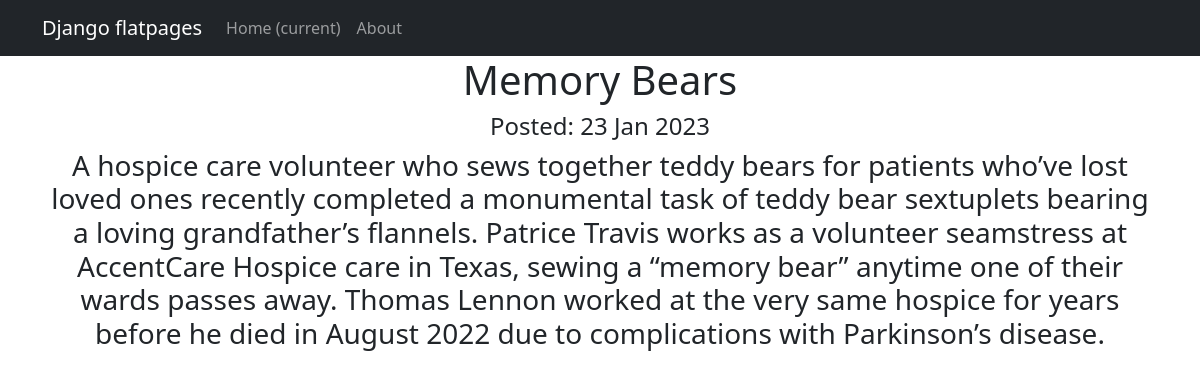
Screenshot of /news/1 with the database file from the repository.
### NewsPortal/models.py (models this page shows, shortened)
class Post(models.Model):
    post = 'Post'
    news = 'News'
    POST_OR_NEWS = [
        (post, 'Post'),
        (news, 'News')
    ]
    author = models.ForeignKey(Author, on_delete=models.CASCADE)
    post_or_news = models.CharField(max_length=4, choices=POST_OR_NEWS, default=post)
    pub_date = models.DateTimeField(auto_now_add=True)
    category = models.ManyToManyField('Category', through='PostCategory')
    headline = models.CharField(max_length=255, blank=False)
    text = models.TextField(blank=False)
    rating = models.FloatField(default=0.0)

### NewsPortal/views.py (the view)
# urls.py: path('<int:pk>', PostDetail.as_view(), name='post_detail'),
class PostDetail(DetailView):
    model = Post
    template_name = 'news.html'
    context_object_name = 'post'

### NewsPortal/templatetags/custom_filters.py (called while the page is built)
def substring(user_word):
    for swear_word in SWEAR_WORDS:
        if swear_word in user_word.lower():
            return True
    else:
        return False

@register.filter()
def censor(value):
    values_list = value.split(' ')
    new_word_list = []
    for word in values_list:
        if substring(word):
            if punc(word):
                new_word = word[0] + ((len(word) - 2) * '*') + word[-1]
                new_word_list.append(new_word)
            else:
                new_word = word[0] + ((len(word) - 1) * '*')
                new_word_list.append(new_word)
        else:
            new_word_list.append(word)
    new_value = ' '.join(new_word_list)
    return new_value

### templates/news.html (shortened to what this page needs)
{% extends 'flatpages/default.html' %}
{% load custom_filters %}
{% block content %}
    <h1>{{ post.headline|censor }}</h1>
    <h4>Posted: {{ post.pub_date|date:'d M Y' }}</h4>
    <h3>{{ post.text|censor }}</h3>
{% endblock content %}

### rows the page displays
Post: headline|censor "Memory Bears", pub_date "23 Jan 2023", text|censor "A hospice care volunteer who sews together teddy bears for patients who’ve lost loved ones recently completed a monumental task of teddy bear sextuplets bearing a loving grandfather’s flannels. Patrice Travis works as a volunteer seamstress at AccentCare Hospice care in Texas, sewing a “memory bear” anytime one of their wards passes away. Thomas Lennon worked at the very same hospice for years before he died in August 2022 due to complications with Parkinson’s disease."
